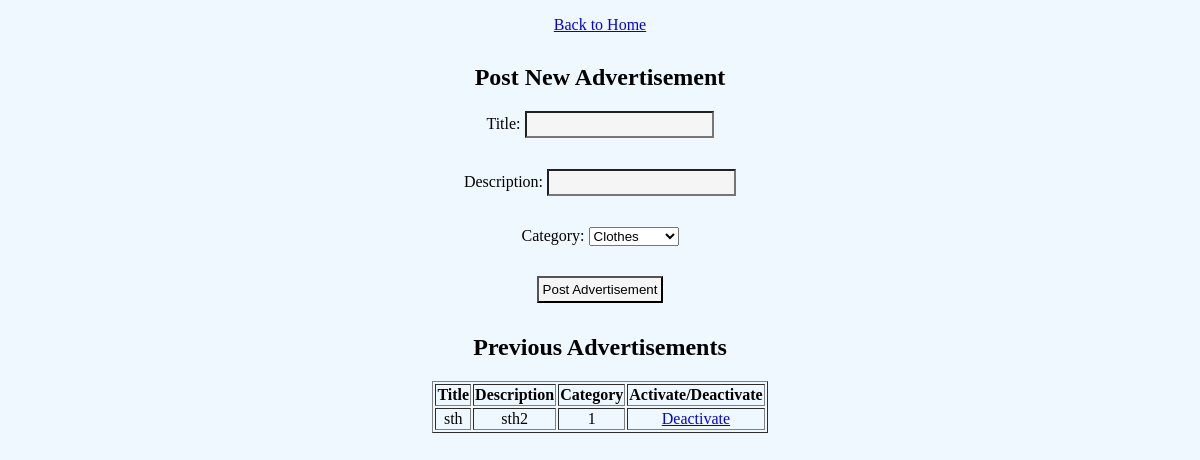
The page /advertisement (signed in) on the database as committed earlier.
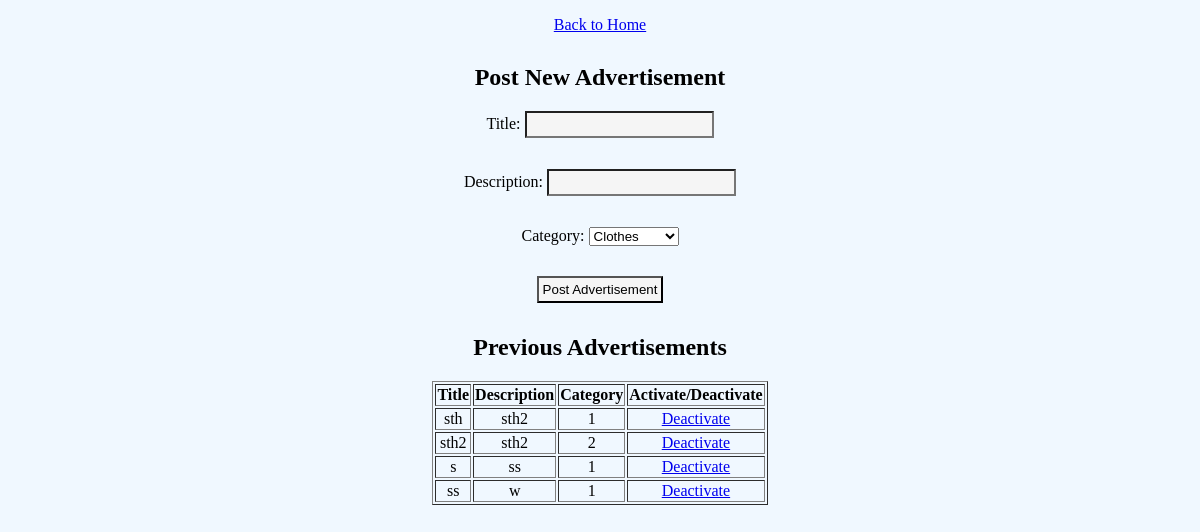
The same page on the database as committed later.
### tables this page shows
CREATE TABLE Advertisement(aid INTEGER PRIMARY KEY AUTOINCREMENT,title TEXT,description TEXT,isactive INTEGER,username TEXT,category INTEGER,FOREIGN KEY (username) REFERENCES User(username),FOREIGN KEY (category) REFERENCES Category(cid));

### main.py (the view, shortened to what this page needs)
@app.route('/advertisement', methods=['GET', 'POST'])
def advertisement():
    conn = sqlite3.connect("adv.db")
    c = conn.cursor()
    c.execute("SELECT aid, title, description, category, isactive  FROM Advertisement WHERE username=?",
              (session["username"],))
    records = c.fetchall()
    c.execute("Select * from Category")
    categories = c.fetchall()
    conn.close()
    return render_template('advertisement.html', categories= categories, records=records)

### templates/advertisement.html (shortened to what this page needs)
<!DOCTYPE html>
<html lang="en">
<head>
    <link rel = 'stylesheet' type="text/css" href="../static/style.css">
</head>
<body>
<p><a href="/dologin">Back to Home</a></p>
<h2>Post New Advertisement</h2>
    <form action="/advertisement" method="POST">
        <p>Title: <input type="text" name="title" required="required"/></p>
        <p>Description: <input type="text" name="description" required="required"/></p>
        <p>Category:
        <select name="category" id="category">
              {% for category in categories %}
              <option value="{{category[0]}}">{{ category[1] }}</option>
              {% endfor %}
          </select></p>
        <p><input type="submit" name="Add advertisement" value="Post Advertisement"/></p>
<h2>Previous Advertisements</h2>
        <table border="1">
        <tr>
            <th>Title</th>
            <th>Description</th>
            <th>Category</th>
            <th>Activate/Deactivate</th>
        </tr>
        {% for record in records %}
            <tr>
            <td>{{record[1]}}</td>
            <td>{{record[2]}}</td>
            <td>{{record[3]}}</td>
            {% if record[4] == 1 %}
            <td><a href="/deactivate?id={{record[0]}}">Deactivate</a></td>
            {% else %}
           <td><a href="/activate?id={{record[0]}}">Activate</a></td>
            {% endif %}
        </tr>
        {% endfor %}
    </table>
    </form>
</body>
</html>

### static/style.css (style rules this page uses)
body { background-color: aliceblue; font-family: "Arial Narrow"; }
p { margin-bottom: 30px; margin-outside: 20px; text-align: center; }
input { background-color: whitesmoke; }
table { margin-left: auto; margin-right: auto; }
h1,h2 { text-align: center; }
input { padding: 4px; margin-bottom: 1px; }
form { text-align: center; }

Rows that differ between the two databases and show on the page:
added Advertisement: title "sth2", description "sth2", category "2"
added Advertisement: title "s", description "ss", category "1"
added Advertisement: title "ss", description "w", category "1"
